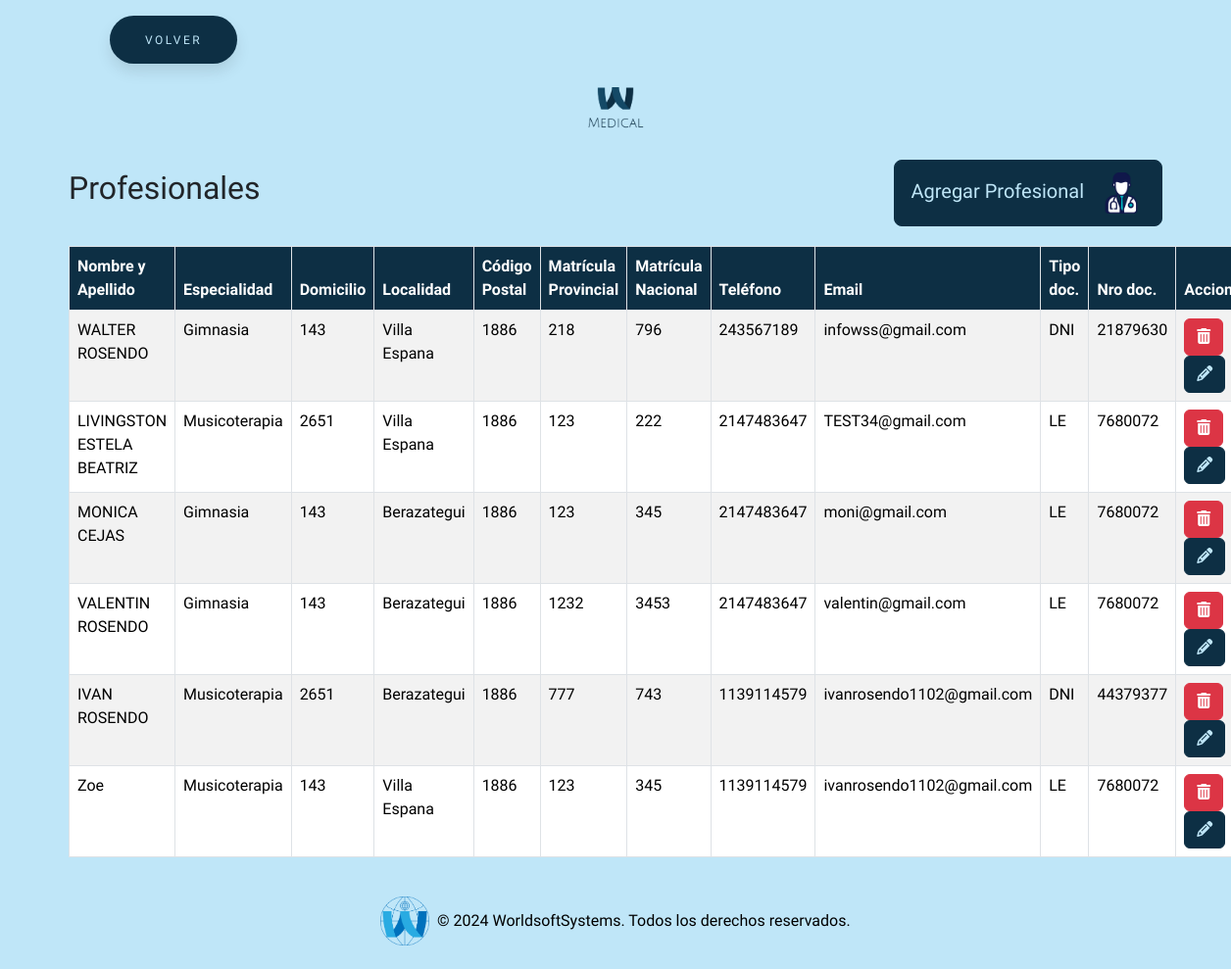
The page /todosAjustes/crearProf/crearProf.php (signed in) on the database as committed earlier.
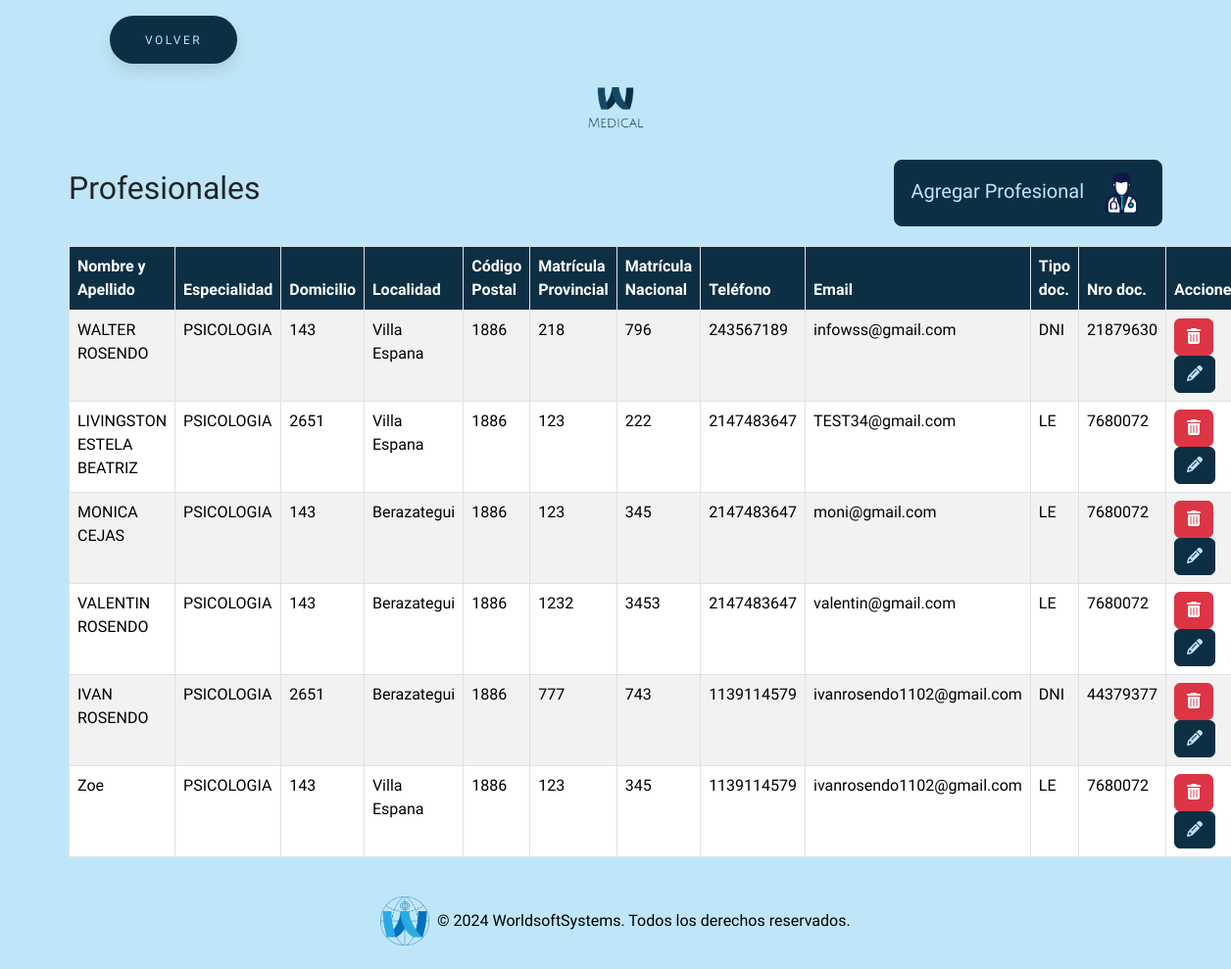
The same page on the database as committed later.
### tables this page shows
CREATE TABLE `profesional` (
  `id_prof` int(11) NOT NULL,
  `nombreYapellido` varchar(255) NOT NULL,
  `id_especialidad` int(11) NOT NULL,
  `domicilio` varchar(255) NOT NULL,
  `localidad` varchar(255) NOT NULL,
  `codigo_pos` varchar(255) NOT NULL,
  `matricula_p` varchar(255) NOT NULL,
  `matricula_n` varchar(255) NOT NULL,
  `telefono` int(255) NOT NULL,
  `email` varchar(255) NOT NULL,
  `tipo_doc` varchar(255) NOT NULL,
  `nro_doc` int(255) NOT NULL
);

CREATE TABLE `especialidad` (
  `id_especialidad` int(255) NOT NULL,
  `desc_especialidad` varchar(255) NOT NULL
);

### todosAjustes/crearProf/crearProf.php (the view, shortened to what this page needs)
<?php
require_once "../../conexion.php";
$sql = "SELECT  p.*,e.id_especialidad, e.desc_especialidad
        FROM profesional p
        JOIN especialidad e ON p.id_especialidad = e.id_especialidad";
$result = $conn->query($sql);
?>
<!DOCTYPE html>
<html lang="es">
<head>
    <link href="https://cdn.jsdelivr.net/npm/bootstrap@5.3.3/dist/css/bootstrap.min.css" rel="stylesheet"
>
    <link rel="stylesheet" href="https://cdnjs.cloudflare.com/ajax/libs/font-awesome/6.5.2/css/all.min.css"
 />
    <link rel="stylesheet" href="../../estilos/styleGeneral.css">
    <link rel="stylesheet" href="../../estilos/styleBotones.css">
</head>
<body>
    <button class="button" style="vertical-align:middle; margin-left:7rem"
        onclick="window.location.href = '../../seccionAjustes/ajustes.php';">
        <span>VOLVER</span>
    </button>
    <div class="text-center my-4">
        <img src="../../img/logo.png" alt="Logo MEDICAL" class="img-fluid" style="max-width: 120px;">
    </div>
    <div class="container">
        <div class="title-container">
            <h2>Profesionales</h2>
            <button type="button" class="btn btn-custom btn-lg" data-bs-toggle="modal"
                data-bs-target="#agregarProfesional">
                Agregar Profesional <img src="../../img/iconoCrearProf.png" alt="Icono Crear Profesional"
                    style="width: 50px; height: 50px; margin-left: 8px;">
            </button>
        </div>
        <table class="table table-striped table-bordered">
            <thead class="table-custom">
                <tr>
                    <th>Nombre y Apellido</th>
                    <th>Especialidad</th>
                    <th>Domicilio</th>
                    <th>Localidad</th>
                    <th>Código Postal</th>
                    <th>Matrícula Provincial</th>
                    <th>Matrícula Nacional</th>
                    <th>Teléfono</th>
                    <th>Email</th>
                    <th>Tipo doc.</th>
                    <th>Nro doc.</th>
                    <th>Acciones</th>
                </tr>
            </thead>
            <tbody>
                <?php
                if ($result->num_rows > 0) {
                    while ($row = $result->fetch_assoc()) {
                        echo "<tr>
                <td>" . $row["nombreYapellido"] . "</td>
                <td>" . $row["desc_especialidad"] . "</td>
                <td>" . $row["domicilio"] . "</td>
                <td>" . $row["localidad"] . "</td>
                <td>" . $row["codigo_pos"] . "</td>
                <td>" . $row["matricula_p"] . "</td>
                <td>" . $row["matricula_n"] . "</td>
                <td>" . $row["telefono"] . "</td>
                <td>" . $row["email"] . "</td>
                <td>" . $row["tipo_doc"] . "</td>
                <td>" . $row["nro_doc"] . "</td>
                <td>
                    <button type='button' class='btn btn-danger' onclick=\"if(confirm('¿Estás seguro de que deseas eliminar este profesional?')){ window.location.href='{$_SERVER['PHP_SELF']}?eliminar=" . $row['id_prof'] . "'; }\"><i class='fas fa-trash-alt'></i></button>
                    <button type='button' class='btn btn-custom-editar' onclick='editarProfesional(" . json_encode($row) . ")'><i class='fas fa-pencil-alt'></i></button>
                </td>
            </tr>";
                    }
                } else {
                    echo "<tr><td colspan='10'>No se encontraron resultados</td></tr>";
                }
                ?>
            </tbody>
        </table>
    </div>
    <footer class="bg-dark text-white text-center py-4 mt-auto">
        <div class="container">
            <div class="row justify-content-center">
                <div class="col-md-12 footer-logo-text">
                    <img src="../../img/logoWSS.png" alt="Logo" class="img-fluid" style="max-height: 50px;">
                    <p class="mb-0">&copy; 2024 WorldsoftSystems. Todos los derechos reservados.</p>
                </div>
            </div>
        </div>
    </footer>
</body>
</html>

Rows that differ between the two databases and show on the page:
changed profesional "WALTER ROSENDO": id_especialidad.desc_especialidad "Gimnasia" → "PSICOLOGIA"
changed profesional "LIVINGSTON ESTELA BEATRIZ": id_especialidad.desc_especialidad "Musicoterapia" → "PSICOLOGIA"
changed profesional "MONICA CEJAS": id_especialidad.desc_especialidad "Gimnasia" → "PSICOLOGIA"
changed profesional "VALENTIN ROSENDO": id_especialidad.desc_especialidad "Gimnasia" → "PSICOLOGIA"
changed profesional "IVAN ROSENDO": id_especialidad.desc_especialidad "Musicoterapia" → "PSICOLOGIA"
changed profesional "Zoe": id_especialidad.desc_especialidad "Musicoterapia" → "PSICOLOGIA"
